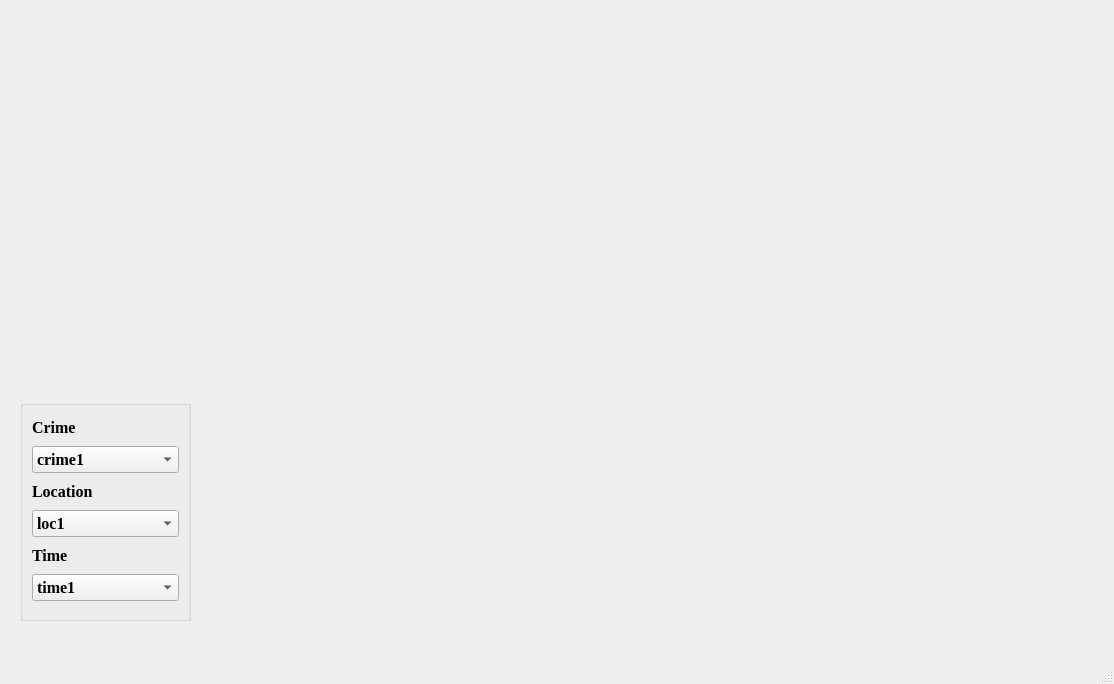
<?xml version="1.0" encoding="UTF-8"?>
<ui version="4.0">
 <class>MainWindow</class>
 <widget class="QMainWindow" name="MainWindow">
  <property name="geometry">
   <rect>
    <x>0</x>
    <y>0</y>
    <width>1114</width>
    <height>684</height>
   </rect>
  </property>
  <property name="windowTitle">
   <string>MainWindow</string>
  </property>
  <widget class="QWidget" name="centralwidget">
   <widget class="QWidget" name="horizontalLayoutWidget_3">
    <property name="geometry">
     <rect>
      <x>10</x>
      <y>10</y>
      <width>1081</width>
      <height>621</height>
     </rect>
    </property>
    <layout class="QHBoxLayout" name="Map"/>
   </widget>
   <widget class="QGroupBox" name="Selectors_2">
    <property name="geometry">
     <rect>
      <x>20</x>
      <y>400</y>
      <width>171</width>
      <height>221</height>
     </rect>
    </property>
    <property name="font">
     <font>
      <family>Times New Roman</family>
      <pointsize>12</pointsize>
      <weight>75</weight>
      <bold>true</bold>
     </font>
    </property>
    <layout class="QVBoxLayout" name="Selectors">
     <item>
      <widget class="QLabel" name="Crime_label">
       <property name="sizePolicy">
        <sizepolicy hsizetype="Preferred" vsizetype="Fixed">
         <horstretch>0</horstretch>
         <verstretch>0</verstretch>
        </sizepolicy>
       </property>
       <property name="text">
        <string>Crime</string>
       </property>
      </widget>
     </item>
     <item>
      <widget class="QComboBox" name="Crime_dropdown">
       <property name="sizePolicy">
        <sizepolicy hsizetype="Preferred" vsizetype="Fixed">
         <horstretch>0</horstretch>
         <verstretch>0</verstretch>
        </sizepolicy>
       </property>
       <property name="maximumSize">
        <size>
         <width>16777215</width>
         <height>16777215</height>
        </size>
       </property>
       <item>
        <property name="text">
         <string>crime1</string>
        </property>
       </item>
       <item>
        <property name="text">
         <string>crime2</string>
        </property>
       </item>
      </widget>
     </item>
     <item>
      <widget class="QLabel" name="Location_label">
       <property name="sizePolicy">
        <sizepolicy hsizetype="Preferred" vsizetype="Fixed">
         <horstretch>0</horstretch>
         <verstretch>0</verstretch>
        </sizepolicy>
       </property>
       <property name="text">
        <string>Location</string>
       </property>
      </widget>
     </item>
     <item>
      <widget class="QComboBox" name="Location_dropdown">
       <property name="sizePolicy">
        <sizepolicy hsizetype="Preferred" vsizetype="Fixed">
         <horstretch>0</horstretch>
         <verstretch>0</verstretch>
        </sizepolicy>
       </property>
       <item>
        <property name="text">
         <string>loc1</string>
        </property>
       </item>
       <item>
        <property name="text">
         <string>loc2</string>
        </property>
       </item>
      </widget>
     </item>
     <item>
      <widget class="QLabel" name="Time_label">
       <property name="sizePolicy">
        <sizepolicy hsizetype="Preferred" vsizetype="Fixed">
         <horstretch>0</horstretch>
         <verstretch>0</verstretch>
        </sizepolicy>
       </property>
       <property name="text">
        <string>Time</string>
       </property>
      </widget>
     </item>
     <item>
      <widget class="QComboBox" name="Time_dropdown">
       <property name="sizePolicy">
        <sizepolicy hsizetype="Preferred" vsizetype="Fixed">
         <horstretch>0</horstretch>
         <verstretch>0</verstretch>
        </sizepolicy>
       </property>
       <item>
        <property name="text">
         <string>time1</string>
        </property>
       </item>
       <item>
        <property name="text">
         <string>time2</string>
        </property>
       </item>
      </widget>
     </item>
    </layout>
   </widget>
   <widget class="QWidget" name="verticalLayoutWidget_2">
    <property name="geometry">
     <rect>
      <x>920</x>
      <y>20</y>
      <width>161</width>
      <height>601</height>
     </rect>
    </property>
    <layout class="QVBoxLayout" name="Info_display"/>
   </widget>
  </widget>
  <widget class="QMenuBar" name="menubar">
   <property name="geometry">
    <rect>
     <x>0</x>
     <y>0</y>
     <width>1114</width>
     <height>26</height>
    </rect>
   </property>
  </widget>
  <widget class="QStatusBar" name="statusbar"/>
 </widget>
 <resources/>
 <connections/>
</ui>
